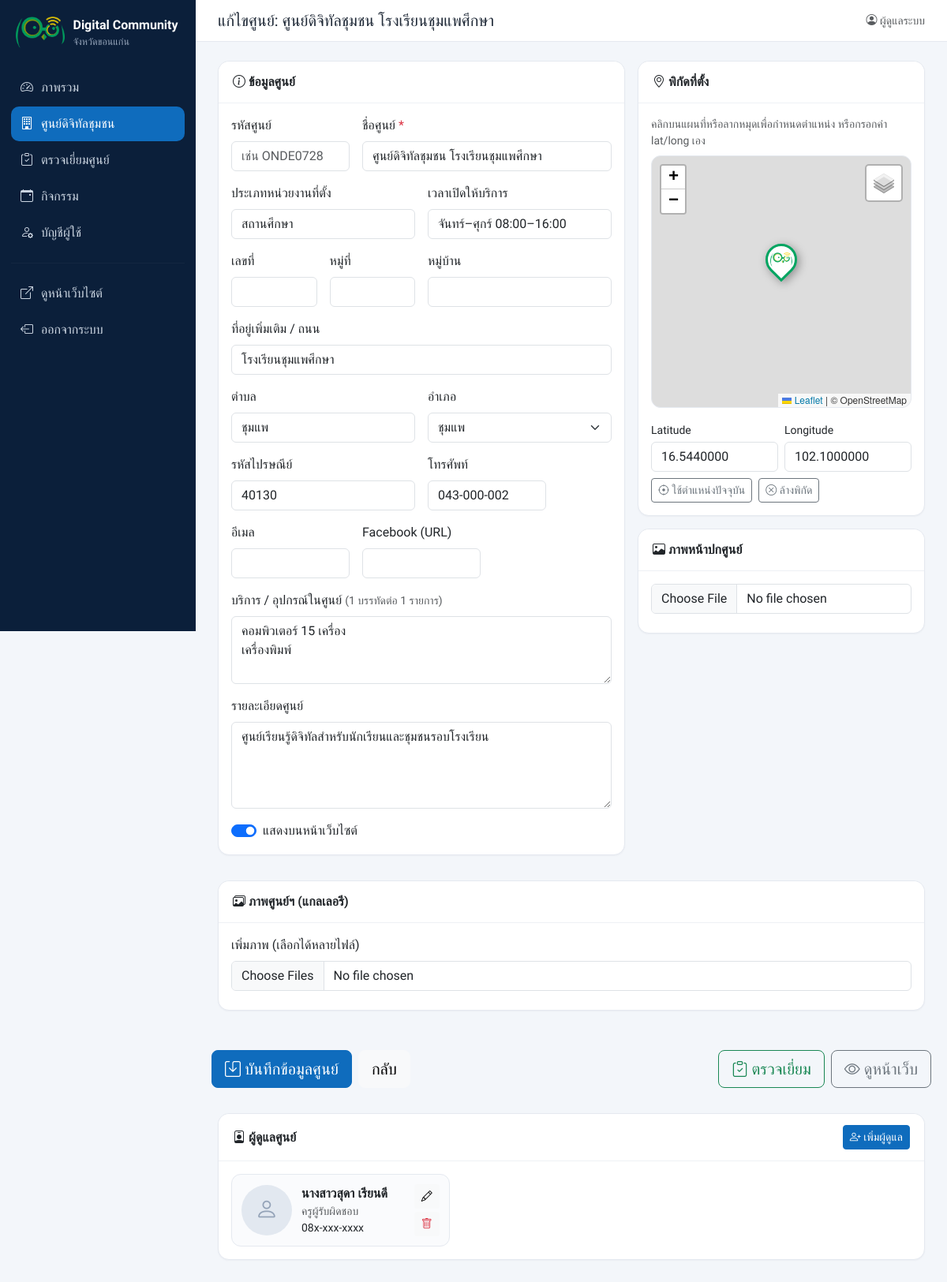
Screenshot of /admin/center_form.php?id=2 (signed in) with the database file from the repository.
### tables this page shows
CREATE TABLE IF NOT EXISTS centers (
  id            INT UNSIGNED AUTO_INCREMENT PRIMARY KEY,
  code          VARCHAR(30)  NULL,                   
  name          VARCHAR(255) NOT NULL,
  center_type   VARCHAR(100) NOT NULL DEFAULT '',    
  house_no      VARCHAR(30)  NOT NULL DEFAULT '',    
  moo           VARCHAR(10)  NOT NULL DEFAULT '',    
  address       VARCHAR(255) NOT NULL DEFAULT '',    
  village       VARCHAR(100) NOT NULL DEFAULT '',
  subdistrict   VARCHAR(100) NOT NULL DEFAULT '',
  district      VARCHAR(100) NOT NULL DEFAULT '',
  province      VARCHAR(100) NOT NULL DEFAULT 'ขอนแก่น',
  postcode      VARCHAR(10)  NOT NULL DEFAULT '',
  lat           DECIMAL(10,7) NULL,
  lng           DECIMAL(10,7) NULL,
  phone         VARCHAR(50)  NOT NULL DEFAULT '',
  email         VARCHAR(150) NOT NULL DEFAULT '',
  facebook      VARCHAR(255) NOT NULL DEFAULT '',
  open_hours    VARCHAR(150) NOT NULL DEFAULT '',
  services      TEXT NULL,                           
  description   TEXT NULL,
  cover_image   VARCHAR(255) NOT NULL DEFAULT '',
  is_active     TINYINT(1)   NOT NULL DEFAULT 1,
  created_at    DATETIME     NOT NULL DEFAULT CURRENT_TIMESTAMP,
  updated_at    DATETIME     NOT NULL DEFAULT CURRENT_TIMESTAMP ON UPDATE CURRENT_TIMESTAMP,
  UNIQUE KEY uq_code (code),
  KEY idx_district (district)
);

CREATE TABLE IF NOT EXISTS center_staff (
  id          INT UNSIGNED AUTO_INCREMENT PRIMARY KEY,
  center_id   INT UNSIGNED NOT NULL,
  name        VARCHAR(150) NOT NULL,
  position    VARCHAR(150) NOT NULL DEFAULT '',
  phone       VARCHAR(50)  NOT NULL DEFAULT '',
  email       VARCHAR(150) NOT NULL DEFAULT '',
  line_id     VARCHAR(100) NOT NULL DEFAULT '',
  bio         TEXT NULL,
  photo       VARCHAR(255) NOT NULL DEFAULT '',
  sort_order  INT NOT NULL DEFAULT 0,
  created_at  DATETIME NOT NULL DEFAULT CURRENT_TIMESTAMP,
  CONSTRAINT fk_staff_center FOREIGN KEY (center_id) REFERENCES centers(id) ON DELETE CASCADE
);

### includes/functions.php (called while the page is built, shortened)
<?php
function h($s): string
{
    return htmlspecialchars((string)$s, ENT_QUOTES, 'UTF-8');
}
function int_param(string $key, int $default = 0): int
{
    $v = $_GET[$key] ?? $_POST[$key] ?? $default;
    return is_numeric($v) ? (int)$v : $default;
}
function current_user(): ?array
{
    return $_SESSION['user'] ?? null;
}
function require_login(): array
{
    $u = current_user();
    return $u;
}

### admin/center_form.php (the view, shortened to what this page needs)
<?php
require_once __DIR__ . '/../includes/functions.php';
$pdo = db();
$id = int_param('id');
$fields = ['code', 'name', 'center_type', 'house_no', 'moo', 'address', 'village', 'subdistrict', 'district', 'postcode',
           'phone', 'email', 'facebook', 'open_hours', 'services', 'description'];
$c = array_fill_keys($fields, '') + ['lat' => null, 'lng' => null, 'cover_image' => '', 'is_active' => 1, 'province' => PROVINCE];
if ($id) {
    $st = $pdo->prepare('SELECT * FROM centers WHERE id = ?');
    $st->execute([$id]);
    $c = $st->fetch();
}
$images = $staff = [];
if ($id) {
    $st = $pdo->prepare('SELECT * FROM center_staff WHERE center_id = ? ORDER BY sort_order, id');
    $st->execute([$id]);
    $staff = $st->fetchAll();
}
$pageTitle = $id ? 'แก้ไขศูนย์: ' . $c['name'] : 'เพิ่มศูนย์ดิจิทัลชุมชน';
$active = 'centers';
require __DIR__ . '/partials/header.php';
?>
<form method="post" enctype="multipart/form-data" class="row g-3">
  <div class="col-xl-7">
    <div class="card mb-3">
      <div class="card-header"><strong><i class="bi bi-info-circle"></i> ข้อมูลศูนย์</strong></div>
      <div class="card-body row g-3">
        <div class="col-md-4"><label class="form-label">รหัสศูนย์</label>
          <input name="code" class="form-control" maxlength="30" value="<?= h($c['code']) ?>" placeholder="เช่น ONDE0728"></div>
        <div class="col-md-8"><label class="form-label">ชื่อศูนย์ <span class="text-danger">*</span></label>
          <input name="name" class="form-control" required value="<?= h($c['name']) ?>" placeholder="เช่น ศูนย์ดิจิทัลชุมชน อบต.บ้านค้อ"></div>
        <div class="col-md-6"><label class="form-label">ประเภทหน่วยงานที่ตั้ง</label>
          <input name="center_type" class="form-control" list="types" value="<?= h($c['center_type']) ?>">
          <datalist id="types"><option>องค์กรปกครองส่วนท้องถิ่น</option><option>สถานศึกษา</option><option>สกร.</option><option>วัด/ชุมชน</option><option>โรงพยาบาลส่งเสริมสุขภาพตำบล</option></datalist></div>
        <div class="col-md-6"><label class="form-label">เวลาเปิดให้บริการ</label>
          <input name="open_hours" class="form-control" value="<?= h($c['open_hours']) ?>" placeholder="จันทร์–ศุกร์ 08:30–16:30"></div>
        <div class="col-4 col-md-3"><label class="form-label">เลขที่</label>
          <input name="house_no" class="form-control" value="<?= h($c['house_no'] ?? '') ?>"></div>
        <div class="col-4 col-md-3"><label class="form-label">หมู่ที่</label>
          <input name="moo" class="form-control" value="<?= h($c['moo'] ?? '') ?>"></div>
        <div class="col-md-6"><label class="form-label">หมู่บ้าน</label>
          <input name="village" class="form-control" value="<?= h($c['village']) ?>"></div>
        <div class="col-12"><label class="form-label">ที่อยู่เพิ่มเติม / ถนน</label>
          <input name="address" class="form-control" value="<?= h($c['address']) ?>"></div>
        <div class="col-md-6"><label class="form-label">ตำบล</label>
          <input name="subdistrict" class="form-control" value="<?= h($c['subdistrict']) ?>"></div>
        <div class="col-md-6"><label class="form-label">อำเภอ</label>
          <select name="district" class="form-select">
            <?php foreach (KK_DISTRICTS as $d): ?><option <?= $d === $c['district'] ? 'selected' : '' ?>><?= h($d) ?></option><?php endforeach; ?>
          </select></div>
        <div class="col-md-6"><label class="form-label">รหัสไปรษณีย์</label>
          <input name="postcode" class="form-control" maxlength="5" value="<?= h($c['postcode']) ?>"></div>
        <div class="col-md-4"><label class="form-label">โทรศัพท์</label>
          <input name="phone" class="form-control" value="<?= h($c['phone']) ?>"></div>
        <div class="col-md-4"><label class="form-label">อีเมล</label>
          <input name="email" type="email" class="form-control" value="<?= h($c['email']) ?>"></div>
        <div class="col-md-4"><label class="form-label">Facebook (URL)</label>
          <input name="facebook" class="form-control" value="<?= h($c['facebook']) ?>"></div>
        <div class="col-12"><label class="form-label">บริการ / อุปกรณ์ในศูนย์ <small class="text-muted">(1 บรรทัดต่อ 1 รายการ)</small></label>
          <textarea name="services" class="form-control" rows="3"><?= h($c['services']) ?></textarea></div>
        <div class="col-12"><label class="form-label">รายละเอียดศูนย์</label>
          <textarea name="description" class="form-control" rows="4"><?= h($c['description']) ?></textarea></div>
        <div class="col-12 form-check form-switch ms-2">
          <input class="form-check-input" type="checkbox" name="is_active" id="is_active" <?= $c['is_active'] ? 'checked' : '' ?>>
          <label class="form-check-label" for="is_active">แสดงบนหน้าเว็บไซต์</label></div>
      </div>
    </div>
  </div>
  <div class="col-xl-5">
    <div class="card mb-3">
      <div class="card-header"><strong><i class="bi bi-geo-alt"></i> พิกัดที่ตั้ง</strong></div>
      <div class="card-body">
        <p class="small text-muted mb-2">คลิกบนแผนที่หรือลากหมุดเพื่อกำหนดตำแหน่ง หรือกรอกค่า lat/long เอง</p>
        <div id="pickerMap" class="picker-map" data-lat="<?= h($c['lat']) ?>" data-lng="<?= h($c['lng']) ?>"></div>
        <div class="row g-2 mt-2">
          <div class="col-6"><label class="form-label small mb-1">Latitude</label>
            <input name="lat" id="lat" class="form-control" value="<?= h($c['lat']) ?>" placeholder="16.4419"></div>
          <div class="col-6"><label class="form-label small mb-1">Longitude</label>
            <input name="lng" id="lng" class="form-control" value="<?= h($c['lng']) ?>" placeholder="102.8360"></div>
        </div>
        <div class="d-flex gap-2 mt-2">
          <button type="button" class="btn btn-sm btn-outline-secondary" id="btnMyLocation"><i class="bi bi-crosshair"></i> ใช้ตำแหน่งปัจจุบัน</button>
          <button type="button" class="btn btn-sm btn-outline-secondary" id="btnClearLoc"><i class="bi bi-x-circle"></i> ล้างพิกัด</button>
        </div>
      </div>
    </div>
    <div class="card mb-3">
      <div class="card-header"><strong><i class="bi bi-image"></i> ภาพหน้าปกศูนย์</strong></div>
      <div class="card-body">
        <input type="file" name="cover_image" accept="image/*" class="form-control" data-preview="coverNew">
      </div>
    </div>
  </div>
  <div class="col-12">
    <div class="card mb-3">
      <div class="card-header"><strong><i class="bi bi-images"></i> ภาพศูนย์ฯ (แกลเลอรี)</strong></div>
      <div class="card-body">
        <label class="form-label">เพิ่มภาพ (เลือกได้หลายไฟล์)</label>
        <input type="file" name="gallery[]" accept="image/*" multiple class="form-control" data-preview="galleryNew">
      </div>
    </div>
  </div>
  <div class="col-12 sticky-actions">
    <button class="btn btn-primary btn-lg"><i class="bi bi-save"></i> บันทึกข้อมูลศูนย์</button>
    <a href="centers.php" class="btn btn-light btn-lg">กลับ</a>
    <?php if ($id): ?><a href="visit_form.php?center_id=<?= $id ?>" class="btn btn-outline-success btn-lg ms-auto"><i class="bi bi-clipboard-check"></i> ตรวจเยี่ยม</a>
    <a href="../center.html?id=<?= $id ?>" target="_blank" class="btn btn-outline-secondary btn-lg"><i class="bi bi-eye"></i> ดูหน้าเว็บ</a><?php endif; ?>
  </div>
</form>
<div class="card mt-4" id="staff">
  <div class="card-header d-flex align-items-center">
    <strong><i class="bi bi-person-badge"></i> ผู้ดูแลศูนย์</strong>
    <?php if ($id): ?><a href="staff_form.php?center_id=<?= $id ?>" class="btn btn-sm btn-primary ms-auto"><i class="bi bi-person-plus"></i> เพิ่มผู้ดูแล</a><?php endif; ?>
  </div>
  <div class="card-body">
    <?php if (!$id): ?>
      <p class="text-muted mb-0">บันทึกข้อมูลศูนย์ก่อน จึงจะเพิ่มผู้ดูแลได้</p>
    <?php elseif (!$staff): ?>
      <p class="text-muted mb-0">ยังไม่มีข้อมูลผู้ดูแล</p>
    <?php else: ?>
      <div class="row g-3">
        <?php foreach ($staff as $s): ?>
          <div class="col-md-6 col-xl-4">
            <div class="staff-admin">
              <?php if ($s['photo']): ?><img src="../<?= h(upload_url($s['photo'])) ?>" alt=""><?php else: ?><span class="avatar-empty"><i class="bi bi-person"></i></span><?php endif; ?>
              <div class="flex-grow-1">
                <strong><?= h($s['name']) ?></strong>
                <div class="small text-muted"><?= h($s['position']) ?></div>
                <div class="small"><?= h($s['phone']) ?></div>
              </div>
              <div class="d-flex flex-column gap-1">
                <a href="staff_form.php?id=<?= (int)$s['id'] ?>" class="btn btn-sm btn-light"><i class="bi bi-pencil"></i></a>
                <form method="post" data-confirm="ลบผู้ดูแล <?= h($s['name']) ?>?">
                  <button class="btn btn-sm btn-light text-danger"><i class="bi bi-trash"></i></button>
                </form>
              </div>
            </div>
          </div>
        <?php endforeach; ?>
      </div>
    <?php endif; ?>
  </div>
</div>
<?php require __DIR__ . '/partials/footer.php'; ?>

### admin/partials/header.php (shortened to what this page needs)
<?php
$user = require_login();
$pageTitle = $pageTitle ?? 'ระบบจัดการ';
$active = $active ?? '';
$nav = [
    'dashboard'  => ['index.php', 'bi-speedometer2', 'ภาพรวม'],
    'centers'    => ['centers.php', 'bi-building', 'ศูนย์ดิจิทัลชุมชน'],
    'visits'     => ['visits.php', 'bi-clipboard-check', 'ตรวจเยี่ยมศูนย์'],
    'activities' => ['activities.php', 'bi-calendar-event', 'กิจกรรม'],
    'account'    => ['account.php', 'bi-person-gear', 'บัญชีผู้ใช้'],
];
?><!doctype html>
<html lang="th">
<head>
<link href="https://cdn.jsdelivr.net/npm/bootstrap@5.3.3/dist/css/bootstrap.min.css" rel="stylesheet">
<link href="https://cdn.jsdelivr.net/npm/bootstrap-icons@1.11.3/font/bootstrap-icons.min.css" rel="stylesheet">
<link href="https://cdnjs.cloudflare.com/ajax/libs/leaflet/1.9.4/leaflet.min.css" rel="stylesheet">
<link href="../assets/css/admin.css" rel="stylesheet">
</head>
<body>
<div class="admin-wrap">
  <aside class="sidebar" id="sidebar">
    <a class="brand" href="index.php">
      <img class="brand-mark" src="../assets/img/logo.png" alt="">
      <span><strong>Digital Community</strong><small>จังหวัด<?= h(PROVINCE) ?></small></span>
    </a>
    <nav>
      <?php foreach ($nav as $key => [$href, $icon, $label]): ?>
        <a href="<?= $href ?>" class="<?= $active === $key ? 'active' : '' ?>"><i class="bi <?= $icon ?>"></i><?= h($label) ?></a>
      <?php endforeach; ?>
      <hr>
      <a href="../digital.html" target="_blank"><i class="bi bi-box-arrow-up-right"></i>ดูหน้าเว็บไซต์</a>
      <a href="logout.php"><i class="bi bi-box-arrow-left"></i>ออกจากระบบ</a>
    </nav>
  </aside>
  <main class="content">
    <header class="topbar">
      <h1 class="h5 mb-0"><?= h($pageTitle) ?></h1>
      <div class="ms-auto small text-muted"><i class="bi bi-person-circle"></i> <?= h($user['fullname'] ?: $user['username']) ?></div>
    </header>
    <div class="content-body">

### assets/css/admin.css (style rules this page uses)
:root { --brand:#0f6cbd;--brand-2:#14b8a6;--ink:#1f2937;--side:#0b1f3a }
body { font-family:'Sarabun',system-ui,sans-serif;background:#f3f6fa;color:var(--ink) }
h1,h2,h3,h4,h5,.brand,.stat-num,.btn,.card-header { font-family:'Prompt','Sarabun',sans-serif }
.admin-wrap { display:flex;min-height:100vh }
.sidebar { width:248px;flex-shrink:0;background:var(--side);color:#cbd5e1;padding:20px 14px;position:sticky;top:0;height:100vh;overflow-y:auto }
.sidebar .brand { display:flex;gap:10px;align-items:center;color:#fff;text-decoration:none;margin-bottom:26px;padding:0 6px }
.sidebar .brand small { display:block;font-size:.78rem;color:#94a3b8;font-weight:400 }
.brand-mark { height:40px;width:auto;flex-shrink:0;object-fit:contain }
.sidebar nav a { display:flex;gap:10px;align-items:center;padding:10px 12px;border-radius:10px;color:#cbd5e1;text-decoration:none;margin-bottom:2px }
.sidebar nav a.active { background:var(--brand);color:#fff }
.sidebar hr { border-color:rgba(255,255,255,.12) }
.content { flex:1;min-width:0 }
.topbar { display:flex;gap:12px;align-items:center;padding:14px 28px;background:#fff;border-bottom:1px solid #e5e9f0;position:sticky;top:0;z-index:500 }
.content-body { padding:24px 28px 60px }
.card { border:1px solid #e5e9f0;border-radius:14px;box-shadow:0 1px 2px rgba(15,23,42,.04) }
.card-header { background:#fff;border-bottom:1px solid #eef1f5;padding:14px 18px;border-radius:14px 14px 0 0!important }
.btn-primary { background:var(--brand);border-color:var(--brand) }
.picker-map { height:320px;border-radius:12px;border:1px solid #e5e9f0 }
.staff-admin { display:flex;gap:12px;align-items:center;border:1px solid #e5e9f0;border-radius:12px;padding:12px;background:#fafbfd }
.staff-admin img,.staff-admin .avatar-empty { width:64px;height:64px;border-radius:50%;object-fit:cover }
.avatar-empty { display:inline-grid;place-items:center;background:#e2e8f0;color:#94a3b8;font-size:1.8rem }
.sticky-actions { position:sticky;bottom:0;background:linear-gradient(transparent,#f3f6fa 30%);padding:18px 0 8px;display:flex;gap:8px;z-index:400 }

### rows the page displays
centers: name "แก้ไขศูนย์: ศูนย์ดิจิทัลชุมชน โรงเรียนชุมแพศึกษา", name "ศูนย์ดิจิทัลชุมชน โรงเรียนชุมแพศึกษา", center_type "สถานศึกษา", open_hours "จันทร์–ศุกร์ 08:00–16:00", address "โรงเรียนชุมแพศึกษา", subdistrict "ชุมแพ", postcode "40130", phone "043-000-002", services "คอมพิวเตอร์ 15 เครื่อง เครื่องพิมพ์", description "ศูนย์เรียนรู้ดิจิทัลสำหรับนักเรียนและชุมชนรอบโรงเรียน", is_active "☑", lat "16.5440000", lng "102.1000000"
center_staff: name "นางสาวสุดา เรียนดี", position "ครูผู้รับผิดชอบ", phone "08x-xxx-xxxx"

### other values shown
PROVINCE "ขอนแก่น"
$label "ภาพรวม"
$label "ศูนย์ดิจิทัลชุมชน"
$label "ตรวจเยี่ยมศูนย์"
$label "กิจกรรม"
$label "บัญชีผู้ใช้"
$user['fullname'] ?: $user['username'] "ผู้ดูแลระบบ"
form field district "ชุมแพ"
